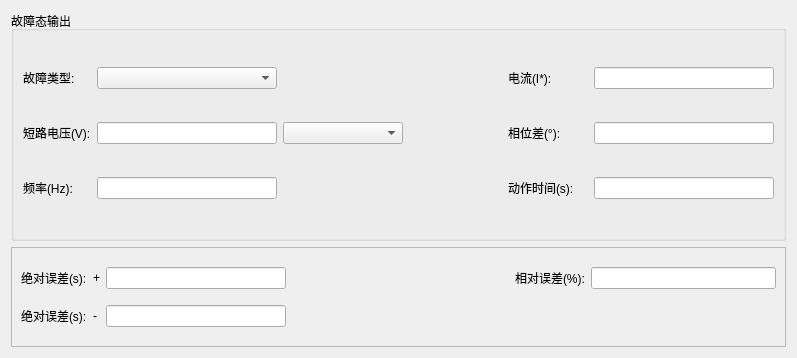
<?xml version="1.0" encoding="UTF-8"?>
<ui version="4.0">
 <class>QCurrInverTimeItemParaEditWidget</class>
 <widget class="QWidget" name="QCurrInverTimeItemParaEditWidget">
  <property name="geometry">
   <rect>
    <x>0</x>
    <y>0</y>
    <width>797</width>
    <height>358</height>
   </rect>
  </property>
  <property name="windowTitle">
   <string>Form</string>
  </property>
  <layout class="QGridLayout" name="gridLayout_4">
   <item row="0" column="0">
    <layout class="QGridLayout" name="gridLayout_3">
     <item row="0" column="0">
      <widget class="QGroupBox" name="groupBox">
       <property name="title">
        <string>故障态输出</string>
       </property>
       <layout class="QGridLayout" name="gridLayout">
        <item row="1" column="4">
         <widget class="QLabel" name="m_labAng">
          <property name="minimumSize">
           <size>
            <width>80</width>
            <height>0</height>
           </size>
          </property>
          <property name="text">
           <string>相位差(°):</string>
          </property>
          <property name="alignment">
           <set>Qt::AlignLeading|Qt::AlignLeft|Qt::AlignVCenter</set>
          </property>
         </widget>
        </item>
        <item row="4" column="0">
         <widget class="QLabel" name="m_labHz">
          <property name="text">
           <string>频率(Hz):</string>
          </property>
          <property name="alignment">
           <set>Qt::AlignLeading|Qt::AlignLeft|Qt::AlignVCenter</set>
          </property>
         </widget>
        </item>
        <item row="0" column="0">
         <widget class="QLabel" name="m_labErrType">
          <property name="text">
           <string>故障类型:</string>
          </property>
          <property name="alignment">
           <set>Qt::AlignLeading|Qt::AlignLeft|Qt::AlignVCenter</set>
          </property>
         </widget>
        </item>
        <item row="1" column="2">
         <widget class="QComboBox" name="m_cmbFaultVolt">
          <property name="sizePolicy">
           <sizepolicy hsizetype="Fixed" vsizetype="Fixed">
            <horstretch>0</horstretch>
            <verstretch>0</verstretch>
           </sizepolicy>
          </property>
          <property name="minimumSize">
           <size>
            <width>120</width>
            <height>0</height>
           </size>
          </property>
         </widget>
        </item>
        <item row="0" column="4">
         <widget class="QLabel" name="m_labCurrent">
          <property name="text">
           <string>电流(I*):</string>
          </property>
          <property name="alignment">
           <set>Qt::AlignLeading|Qt::AlignLeft|Qt::AlignVCenter</set>
          </property>
         </widget>
        </item>
        <item row="1" column="0">
         <widget class="QLabel" name="m_labFaultVolt">
          <property name="text">
           <string>短路电压(V):</string>
          </property>
          <property name="alignment">
           <set>Qt::AlignLeading|Qt::AlignLeft|Qt::AlignVCenter</set>
          </property>
         </widget>
        </item>
        <item row="1" column="5">
         <widget class="QSettingLineEdit" name="m_txtAng">
          <property name="sizePolicy">
           <sizepolicy hsizetype="Fixed" vsizetype="Fixed">
            <horstretch>0</horstretch>
            <verstretch>0</verstretch>
           </sizepolicy>
          </property>
          <property name="minimumSize">
           <size>
            <width>180</width>
            <height>0</height>
           </size>
          </property>
         </widget>
        </item>
        <item row="0" column="1">
         <widget class="QComboBox" name="m_cmb_ErrorType">
          <property name="sizePolicy">
           <sizepolicy hsizetype="Fixed" vsizetype="Fixed">
            <horstretch>0</horstretch>
            <verstretch>0</verstretch>
           </sizepolicy>
          </property>
          <property name="minimumSize">
           <size>
            <width>180</width>
            <height>0</height>
           </size>
          </property>
         </widget>
        </item>
        <item row="4" column="1">
         <widget class="QSettingLineEdit" name="m_txtHz">
          <property name="sizePolicy">
           <sizepolicy hsizetype="Fixed" vsizetype="Fixed">
            <horstretch>0</horstretch>
            <verstretch>0</verstretch>
           </sizepolicy>
          </property>
          <property name="minimumSize">
           <size>
            <width>180</width>
            <height>0</height>
           </size>
          </property>
         </widget>
        </item>
        <item row="1" column="1">
         <widget class="QSettingLineEdit" name="m_txtFaultVolt">
          <property name="sizePolicy">
           <sizepolicy hsizetype="Fixed" vsizetype="Fixed">
            <horstretch>0</horstretch>
            <verstretch>0</verstretch>
           </sizepolicy>
          </property>
          <property name="minimumSize">
           <size>
            <width>180</width>
            <height>0</height>
           </size>
          </property>
         </widget>
        </item>
        <item row="0" column="5">
         <widget class="QSettingLineEdit" name="m_txtCurrent">
          <property name="sizePolicy">
           <sizepolicy hsizetype="Fixed" vsizetype="Fixed">
            <horstretch>0</horstretch>
            <verstretch>0</verstretch>
           </sizepolicy>
          </property>
          <property name="minimumSize">
           <size>
            <width>180</width>
            <height>0</height>
           </size>
          </property>
         </widget>
        </item>
        <item row="4" column="4">
         <widget class="QLabel" name="m_lablne_TSetting">
          <property name="text">
           <string>动作时间(s):</string>
          </property>
          <property name="alignment">
           <set>Qt::AlignLeading|Qt::AlignLeft|Qt::AlignVCenter</set>
          </property>
         </widget>
        </item>
        <item row="1" column="3">
         <spacer name="horizontalSpacer">
          <property name="orientation">
           <enum>Qt::Horizontal</enum>
          </property>
          <property name="sizeHint" stdset="0">
           <size>
            <width>40</width>
            <height>20</height>
           </size>
          </property>
         </spacer>
        </item>
        <item row="4" column="5">
         <widget class="QSettingLineEdit" name="m_txtTSetting">
          <property name="sizePolicy">
           <sizepolicy hsizetype="Fixed" vsizetype="Fixed">
            <horstretch>0</horstretch>
            <verstretch>0</verstretch>
           </sizepolicy>
          </property>
          <property name="minimumSize">
           <size>
            <width>180</width>
            <height>0</height>
           </size>
          </property>
         </widget>
        </item>
       </layout>
      </widget>
     </item>
     <item row="1" column="0">
      <widget class="QFrame" name="frame">
       <property name="maximumSize">
        <size>
         <width>16777215</width>
         <height>100</height>
        </size>
       </property>
       <property name="frameShape">
        <enum>QFrame::StyledPanel</enum>
       </property>
       <property name="frameShadow">
        <enum>QFrame::Raised</enum>
       </property>
       <layout class="QGridLayout" name="gridLayout_2">
        <item row="0" column="0">
         <widget class="QLabel" name="m_labAbsErr">
          <property name="text">
           <string>绝对误差(s):</string>
          </property>
          <property name="alignment">
           <set>Qt::AlignLeading|Qt::AlignLeft|Qt::AlignVCenter</set>
          </property>
         </widget>
        </item>
        <item row="0" column="1">
         <layout class="QHBoxLayout" name="horizontalLayout">
          <item>
           <widget class="QLabel" name="m_labPlus">
            <property name="text">
             <string>+</string>
            </property>
           </widget>
          </item>
          <item>
           <widget class="QSettingLineEdit" name="m_txtPlus">
            <property name="sizePolicy">
             <sizepolicy hsizetype="Fixed" vsizetype="Fixed">
              <horstretch>0</horstretch>
              <verstretch>0</verstretch>
             </sizepolicy>
            </property>
            <property name="minimumSize">
             <size>
              <width>180</width>
              <height>0</height>
             </size>
            </property>
           </widget>
          </item>
         </layout>
        </item>
        <item row="0" column="2">
         <spacer name="horizontalSpacer_2">
          <property name="orientation">
           <enum>Qt::Horizontal</enum>
          </property>
          <property name="sizeHint" stdset="0">
           <size>
            <width>40</width>
            <height>20</height>
           </size>
          </property>
         </spacer>
        </item>
        <item row="0" column="3">
         <widget class="QLabel" name="m_labRelErr">
          <property name="text">
           <string>相对误差(%):</string>
          </property>
          <property name="alignment">
           <set>Qt::AlignLeading|Qt::AlignLeft|Qt::AlignVCenter</set>
          </property>
         </widget>
        </item>
        <item row="0" column="4">
         <widget class="QSettingLineEdit" name="m_txtRelErr">
          <property name="sizePolicy">
           <sizepolicy hsizetype="Fixed" vsizetype="Fixed">
            <horstretch>0</horstretch>
            <verstretch>0</verstretch>
           </sizepolicy>
          </property>
          <property name="minimumSize">
           <size>
            <width>185</width>
            <height>0</height>
           </size>
          </property>
         </widget>
        </item>
        <item row="1" column="0">
         <widget class="QLabel" name="m_labAbsErr_2">
          <property name="text">
           <string>绝对误差(s):</string>
          </property>
          <property name="alignment">
           <set>Qt::AlignLeading|Qt::AlignLeft|Qt::AlignVCenter</set>
          </property>
         </widget>
        </item>
        <item row="1" column="1">
         <layout class="QHBoxLayout" name="horizontalLayout_2">
          <item>
           <widget class="QLabel" name="m_labMinus">
            <property name="text">
             <string>-</string>
            </property>
           </widget>
          </item>
          <item>
           <widget class="QSettingLineEdit" name="m_txtMinus">
            <property name="sizePolicy">
             <sizepolicy hsizetype="Fixed" vsizetype="Fixed">
              <horstretch>0</horstretch>
              <verstretch>0</verstretch>
             </sizepolicy>
            </property>
            <property name="minimumSize">
             <size>
              <width>180</width>
              <height>0</height>
             </size>
            </property>
           </widget>
          </item>
         </layout>
        </item>
       </layout>
      </widget>
     </item>
    </layout>
   </item>
  </layout>
 </widget>
 <customwidgets>
  <customwidget>
   <class>QSettingLineEdit</class>
   <extends>QLineEdit</extends>
   <header>../../UI/Controls/SettingCtrls/qsettinglineedit.h</header>
  </customwidget>
 </customwidgets>
 <resources/>
 <connections/>
</ui>
